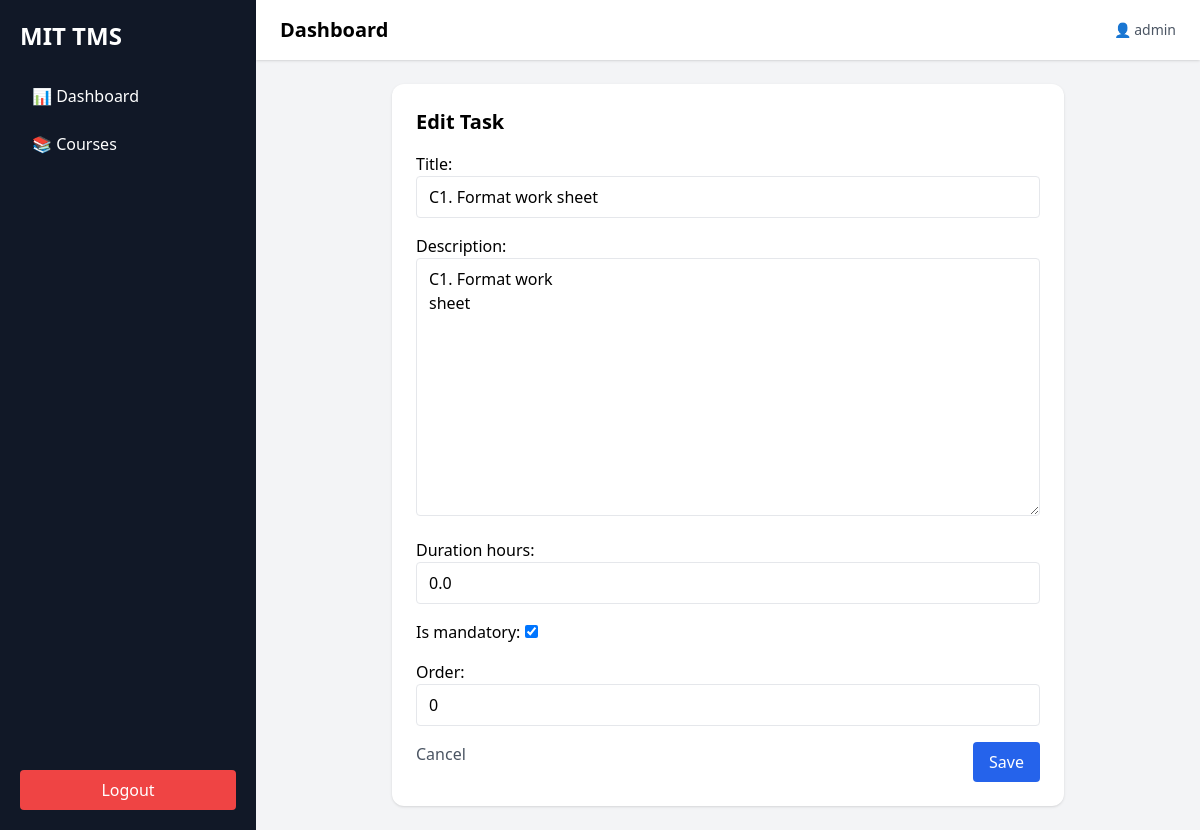
The page /app/courses/tasks/22/edit/ (signed in) on the database its author committed.
### apps/courses/models.py (models this page shows, shortened)
class Task(models.Model):
    module = models.ForeignKey(Module, on_delete=models.CASCADE, related_name='tasks')
    unit = models.ForeignKey(Unit, on_delete=models.SET_NULL, null=True, blank=True)
    title = models.CharField(max_length=255)
    description = models.TextField()
    duration_hours = models.FloatField()
    is_mandatory = models.BooleanField(default=True)
    order = models.IntegerField(default=0)
    class Meta:
        ordering = ['order']

### apps/courses/views.py (the view, shortened to what this page needs)
# urls.py: path('tasks/<int:pk>/edit/', TaskUpdateView.as_view(), name='task_update'),
class TaskUpdateView(LoginRequiredMixin, UpdateView):
    model = Task
    form_class = TaskForm
    template_name = "courses/task_form.html"

### apps/courses/forms.py
class TaskForm(forms.ModelForm):
    class Meta:
        model = Task
        fields = [
            'title',
            'description',
            'duration_hours',
            'is_mandatory',
            'order'
        ]
        widgets = {
            'title': forms.TextInput(attrs={'class': 'w-full border rounded px-3 py-2'}),
            'description': forms.Textarea(attrs={'class': 'w-full border rounded px-3 py-2'}),
            'duration_hours': forms.NumberInput(attrs={'class': 'w-full border rounded px-3 py-2'}),
            'is_mandatory': forms.CheckboxInput(attrs={'class': 'mr-2'}),
            'order': forms.NumberInput(attrs={'class': 'w-full border rounded px-3 py-2'}),
        }

### templates/courses/task_form.html (shortened to what this page needs)
{% extends 'base.html' %}
{% block content %}
<div class="max-w-2xl mx-auto bg-white p-6 rounded-xl shadow">
    <h2 class="text-xl font-bold mb-4">
        {% if object %}Edit Task{% else %}Add Task{% endif %}
    </h2>
    <form method="post" class="space-y-4">
        {{ form.as_p }}
        <div class="flex justify-between">
            <a href="{% if object %}
                        {% url 'module_detail' object.module.pk %}
                     {% else %}
                        {% url 'module_detail' view.kwargs.module_id %}
                     {% endif %}"
               class="text-gray-600 hover:underline">
               Cancel
            </a>
            <button class="bg-blue-600 text-white px-4 py-2 rounded">
                Save
            </button>
        </div>
    </form>
</div>
{% endblock %}

### templates/base.html (shortened to what this page needs)
{% load static %}
<!DOCTYPE html>
<html lang="en">
<head>
    <script src="https://cdn.tailwindcss.com"></script>
</head>
<body class="bg-gray-100">
<div class="flex min-h-screen">
    <aside class="w-64 bg-gray-900 text-white p-5 flex flex-col">
        <h2 class="text-2xl font-bold mb-6">MIT TMS</h2>
        <nav class="space-y-2 flex-1">
            <a href="{% url 'dashboard' %}"
               class="block px-3 py-2 rounded hover:bg-gray-700">
                📊 Dashboard
            </a>
            <a href="{% url 'course_list' %}"
               class="block px-3 py-2 rounded hover:bg-gray-700">
                📚 Courses
            </a>
        </nav>
        <form method="post" action="{% url 'logout' %}">
            <button class="w-full bg-red-500 py-2 rounded hover:bg-red-600">
                Logout
            </button>
        </form>
    </aside>
    <div class="flex-1 flex flex-col">
        <header class="bg-white shadow px-6 py-4 flex justify-between items-center">
            <h1 class="text-xl font-semibold">
                {% block page_title %}Dashboard{% endblock %}
            </h1>
            <div class="text-sm text-gray-600">
                👤 {{ request.user.username }}
            </div>
        </header>
        <main class="p-6">
            {% block content %}
            {% endblock %}
        </main>
    </div>
</div>
</body>
</html>

### rows shown on the page
Task: title "C1. Format work sheet", description "C1. Format work sheet", duration_hours "0.0", is_mandatory "☑", order "0"

### other values the page prints
{{ request.user.username }} "admin"
